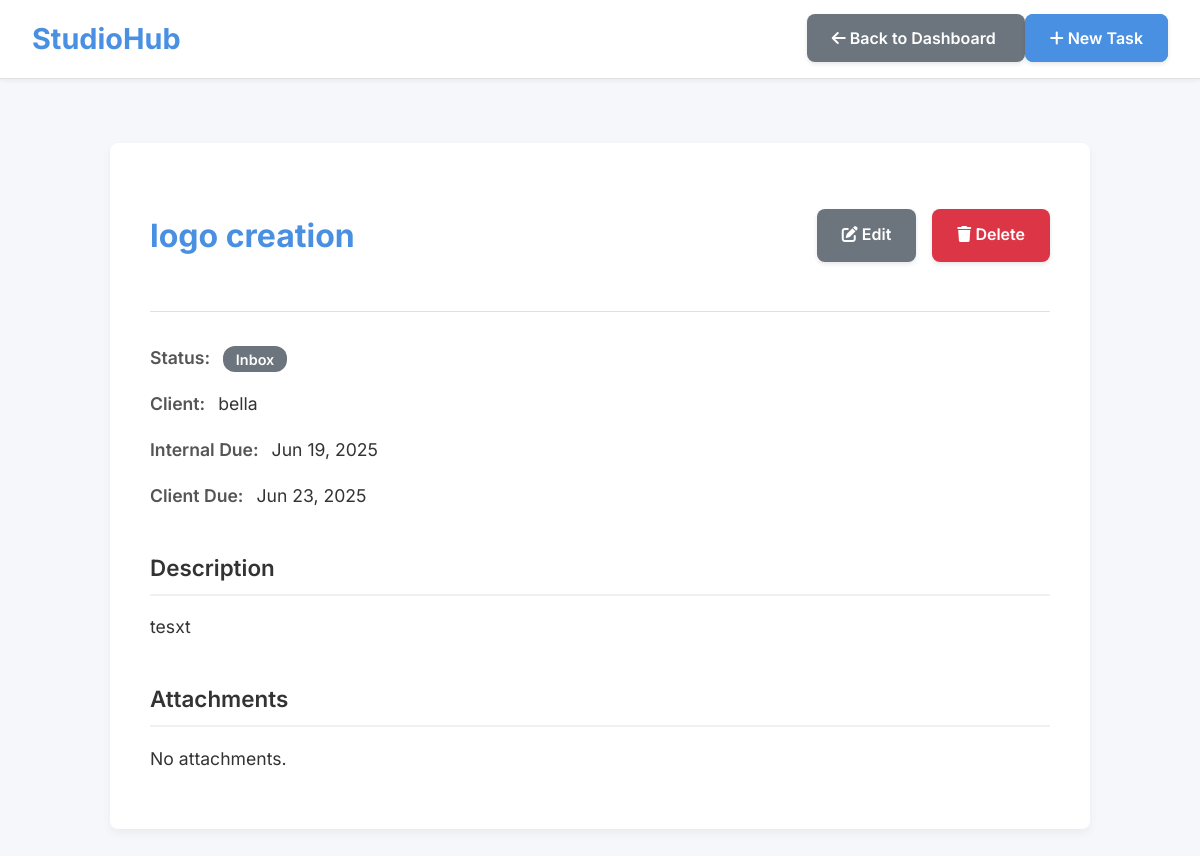
Page /task/1/ on the committed database.
### tracker/models.py (models this page shows, shortened)
class Task(models.Model):
    class Status(models.TextChoices):
        INBOX = 'inbox', 'Inbox'
        BRIEF_READY = 'brief_ready', 'Brief Ready'
        IN_DESIGN = 'in_design', 'In Design'
        REVIEW = 'review', 'Review'
        SENT = 'sent', 'Sent'
        DONE = 'done', 'Done'
    title = models.CharField(max_length=255)
    description = models.TextField(blank=True)
    status = models.CharField(max_length=20, choices=Status.choices, default=Status.INBOX)
    internal_due = models.DateField(null=True, blank=True)
    client_due = models.DateField(null=True, blank=True)
    completed_at = models.DateTimeField(null=True, blank=True)
    client = models.ForeignKey(Client, on_delete=models.CASCADE, related_name='tasks')
    created_at = models.DateTimeField(auto_now_add=True)
    updated_at = models.DateTimeField(auto_now=True)

class Client(models.Model):
    name = models.CharField(max_length=255)
    email = models.EmailField(unique=True)

### tracker/views.py (the view)
# urls.py: path('task/<int:pk>/', views.TaskDetailView.as_view(), name='task_detail'),
class TaskDetailView(DetailView):
    model = Task
    template_name = 'tracker/task_detail.html'
    context_object_name = 'task'

### tracker/templates/tracker/task_detail.html (shortened to what this page needs)
{% load static %}
<!DOCTYPE html>
<html lang="en">
<head>
    <link rel="stylesheet" href="{% static 'tracker/style.css' %}">
    <link rel="stylesheet" href="https://cdnjs.cloudflare.com/ajax/libs/font-awesome/6.0.0-beta3/css/all.min.css">
</head>
<body>
    <nav class="navbar">
        <a href="{% url 'dashboard' %}" class="navbar-brand">StudioHub</a>
        <div>
            <a href="{% url 'dashboard' %}" class="btn btn-secondary">
                <i class="fas fa-arrow-left"></i> Back to Dashboard
            </a>
            <a href="{% url 'create_task' %}" class="btn btn-primary">
                <i class="fas fa-plus"></i> New Task
            </a>
        </div>
    </nav>
    <div class="container">
        <div class="task-detail-container">
            <div class="task-header">
                <h2>{{ task.title }}</h2>
                <div class="task-actions">
                    <a href="{% url 'update_task' task.id %}" class="btn btn-secondary">
                        <i class="fas fa-edit"></i> Edit
                    </a>
                    <a href="{% url 'delete_task' task.id %}" class="btn btn-danger">
                        <i class="fas fa-trash"></i> Delete
                    </a>
                </div>
            </div>
            <div class="task-body">
                <p><strong>Status:</strong> <span class="status-badge status-{{ task.status }}">{{ task.get_status_display }}</span></p>
                <p><strong>Client:</strong> {{ task.client.name }}</p>
                <p><strong>Internal Due:</strong> {{ task.internal_due|date:"M d, Y"|default:"N/A" }}</p>
                <p><strong>Client Due:</strong> {{ task.client_due|date:"M d, Y"|default:"N/A" }}</p>
                <div class="task-description">
                    <h4>Description</h4>
                    <p>{{ task.description|linebreaksbr|default:"No description provided." }}</p>
                </div>
                <div class="task-attachments">
                    <h4>Attachments</h4>
                    {% if task.attachments.all %}
                        <ul>
                            {% for attachment in task.attachments.all %}
                                <li><a href="{{ attachment.file.url }}">{{ attachment.file.name }}</a></li>
                            {% endfor %}
                        </ul>
                    {% else %}
                        <p>No attachments.</p>
                    {% endif %}
                </div>
            </div>
        </div>
    </div>
</body>
</html>

### tracker/static/tracker/style.css (style rules this page uses)
:root { --primary-color: #4a90e2; --secondary-color: #f5f7fa; --text-color: #333; --text-color-light: #777; --border-color: #e0e0e0; --shadow-color: rgba(0, 0, 0, 0.05); --font-family: 'Inter', sans-serif; }
body { font-family: var(--font-family); background-color: var(--secondary-color); color: var(--text-color); margin: 0; line-height: 1.6; }
.navbar { background-color: #fff; padding: 1rem 2rem; border-bottom: 1px solid var(--border-color); display: flex; justify-content: space-between; align-items: center; box-shadow: 0 2px 4px var(--shadow-color); }
.navbar-brand { font-size: 1.8rem; font-weight: 700; color: var(--primary-color); text-decoration: none; }
.btn { padding: 0.8rem 1.5rem; border-radius: 8px; text-decoration: none; font-weight: 600; cursor: pointer; border: 1px solid transparent; transition: all 0.3s ease; box-shadow: 0 2px 4px rgba(0,0,0,0.1); }
.btn-primary { background-color: var(--primary-color); color: #fff; border-color: var(--primary-color); }
.btn-secondary { background-color: #6c757d; color: #fff; }
.btn-danger { background-color: #dc3545; color: #fff; }
.container { padding: 2rem; max-width: 1600px; margin: 0 auto; }
.task-detail-container { max-width: 900px; margin: 2rem auto; background: #fff; padding: 2.5rem; border-radius: 8px; box-shadow: 0 4px 10px var(--shadow-color); }
.task-header { display: flex; justify-content: space-between; align-items: center; margin-bottom: 2rem; padding-bottom: 1.5rem; border-bottom: 1px solid var(--border-color); }
.task-header h2 { font-size: 2rem; font-weight: 700; color: var(--primary-color); }
.task-actions { display: flex; gap: 1rem; }
.task-body p { font-size: 1.1rem; margin-bottom: 1rem; }
.task-body strong { font-weight: 600; color: #555; margin-right: 0.5rem; }
.status-badge { padding: 0.3rem 0.8rem; border-radius: 12px; color: #fff; font-weight: 600; font-size: 0.9rem; }
.status-inbox { background-color: #6c757d; }
.task-description, .task-attachments { margin-top: 2.5rem; }
.task-description h4, .task-attachments h4 { font-size: 1.4rem; font-weight: 600; margin-bottom: 1rem; padding-bottom: 0.5rem; border-bottom: 2px solid #f0f0f0; }

### rows in the picture
Task: title "logo creation", status "Inbox", client.name "bella", internal_due "Jun 19, 2025", client_due "Jun 23, 2025", description "tesxt"
